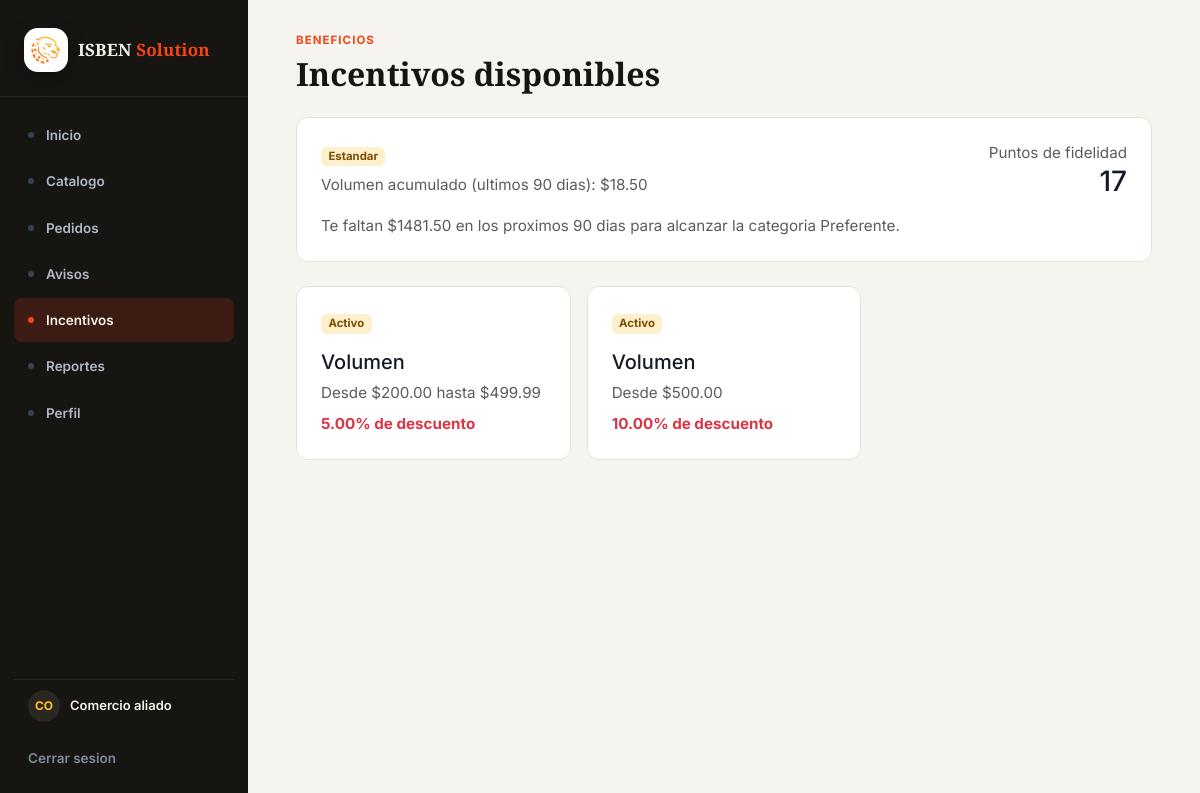
Page /incentivos/ (signed in) on the committed database.
### plataforma/models.py (models this page shows, shortened)
class Comercio(models.Model):
    ruc = models.CharField(max_length=20)
    nombre_comercial = models.CharField(max_length=100)
    direccion = models.CharField(max_length=255)
    contacto = models.CharField(max_length=100)
    categoria = models.CharField(max_length=100)
    volumen_90d = models.FloatField()
    estado = models.CharField(max_length=50)

class ReglaCategoria(models.Model):
    categoria = models.CharField(max_length=20, choices=CATEGORIA_CHOICES, unique=True)
    volumen_min = models.FloatField()
    bono_descuento_pct = models.FloatField(default=0)
    beneficio_descripcion = models.CharField(max_length=255, blank=True)
    class Meta:
        ordering = ["volumen_min"]

class Incentivo(models.Model):
    tipo = models.CharField(max_length=100)
    umbral_min = models.FloatField()
    umbral_max = models.FloatField()
    descuento_pct = models.FloatField()
    activo = models.BooleanField(default=True)
    comercio = models.ForeignKey(Comercio, on_delete=models.CASCADE,
    related_name="incentivos")

### plataforma/views.py (the view)
# urls.py: path("incentivos/", views.incentivos, name="incentivos"),
@comercio_requerido
def incentivos(request):
    comercio = request.comercio_actual
    incentivos_comercio = comercio.incentivos.order_by("umbral_min")
    puntos_cuenta = PuntosFidelidad.objects.filter(comercio=comercio).first()
    regla_siguiente, volumen_faltante = siguiente_categoria(comercio)
    return render(
        request,
        "plataforma/incentivos.html",
        {
            "incentivos": incentivos_comercio,
            "comercio": comercio,
            "puntos": puntos_cuenta.puntos if puntos_cuenta else 0,
            "siguiente_categoria": regla_siguiente.categoria if regla_siguiente else None,
            "volumen_faltante": volumen_faltante,
        },
    )

### plataforma/incentivos.py (called while the page is built)
def siguiente_categoria(comercio):
    regla = (
        ReglaCategoria.objects.filter(volumen_min__gt=comercio.volumen_90d)
        .order_by("volumen_min")
        .first()
    )
    if not regla:
        return None, None
    return regla, round(regla.volumen_min - comercio.volumen_90d, 2)

### plataforma/views.py (called while the page is built)
def obtener_usuario_actual(request):
    usuario_id = request.session.get("usuario_id")
    if not usuario_id:
        return None
    usuario = Usuario.objects.select_related("comercio").filter(id=usuario_id).first()
    if usuario and request.session.get("usuario_rol") != usuario.rol:
        request.session["usuario_rol"] = usuario.rol
        request.session.modified = True
    return usuario

def es_usuario_logistica(usuario):
    return usuario.rol.strip().lower() == "logistica"

def es_usuario_administrador(usuario):
    return usuario.rol.strip().lower() == "administrador"

def comercio_requerido(view_func):
    @wraps(view_func)
    def wrapper(request, *args, **kwargs):
        usuario = obtener_usuario_actual(request)
        if not usuario:
            messages.warning(request, "Inicia sesion para continuar.")
            return redirect("login")
        if es_usuario_logistica(usuario):
            return redirect("pedidos_logistica")
        if es_usuario_administrador(usuario):
            return redirect("dashboard_administracion")
        if not usuario.comercio_id:
            messages.error(request, "El usuario no tiene un comercio asociado.")
            return redirect("logout")
        request.usuario_plataforma = usuario
        request.comercio_actual = usuario.comercio
        return view_func(request, *args, **kwargs)
    return wrapper

### plataforma/templates/plataforma/incentivos.html (shortened to what this page needs)
{% extends 'plataforma/master.html' %}
{% block content %}
<section class="container-lg">
    <p class="brand-eyebrow">Beneficios</p>
    <h1 class="brand-title h2 mb-4">Incentivos disponibles</h1>
    <div class="brand-card p-4 mb-4">
        <div class="d-flex flex-wrap justify-content-between align-items-center gap-3">
            <div>
                <span class="badge badge-accent mb-2">{{ comercio.categoria }}</span>
                <p class="text-muted mb-0">Volumen acumulado (ultimos 90 dias): ${{ comercio.volumen_90d|floatformat:2 }}</p>
            </div>
            <div class="text-md-end">
                <span class="text-muted d-block">Puntos de fidelidad</span>
                <strong class="h3 mb-0">{{ puntos }}</strong>
            </div>
        </div>
        {% if siguiente_categoria %}
            <p class="text-muted mt-3 mb-0">Te faltan ${{ volumen_faltante|floatformat:2 }} en los proximos 90 dias para alcanzar la categoria {{ siguiente_categoria }}.</p>
        {% endif %}
    </div>
    <div class="row g-3">
        {% for incentivo in incentivos %}
            <div class="col-md-6 col-xl-4">
                <article class="brand-card p-4 h-100">
                    <span class="badge {% if incentivo.activo %}badge-accent{% else %}text-bg-secondary{% endif %} mb-3">
                        {% if incentivo.activo %}Activo{% else %}Inactivo{% endif %}
                    </span>
                    <h2 class="h5">{{ incentivo.tipo }}</h2>
                    <p class="text-muted mb-2">
                        Desde ${{ incentivo.umbral_min|floatformat:2 }}{% if incentivo.umbral_max < 1000000 %} hasta ${{ incentivo.umbral_max|floatformat:2 }}{% endif %}
                    </p>
                    <strong class="text-danger">{{ incentivo.descuento_pct|floatformat:2 }}% de descuento</strong>
                </article>
            </div>
        {% empty %}
            <div class="col-12">
                <div class="brand-card p-4 text-center text-muted">No hay incentivos configurados para este comercio.</div>
            </div>
        {% endfor %}
    </div>
</section>
{% endblock %}

### plataforma/static/plataforma/css/brand.css (style rules this page uses)
:root { --brand-orange: #FB4318; --brand-orange-hover: #DF3913; --brand-orange-active: #C0301A; --brand-yellow: #FFC22F; --brand-dark: #171512; --brand-dark-soft: #2A2620; --brand-ink: #151B26; --brand-muted: #6B7280; --brand-muted-soft: #8B93A0; --brand-border: #E7E2D6; --brand-bg: #F6F4EF; --brand-surface: #ffffff; --brand-surface-alt: #FBFAF7; --brand-orange-rgb: 251, 67, 24; --brand-yellow-rgb: 255, 194, 47; --sidebar-bg: #171512; --sidebar-text: #AEB8C6; --sidebar-text-active: #F3F0E8; --sidebar-border: rgba(255, 255, 255, 0.08); --font-base: 'Inter', Helvetica, Arial, sans-serif; --font-display: 'Source Serif 4', Georgia, 'Times New Roman', serif; }
* { box-sizing: border-box; }
body { min-height: 100vh; margin: 0; background: var(--brand-bg); color: var(--brand-ink); font-family: var(--font-base); font-size: 0.95rem; }
.brand-title { margin: 0; color: var(--brand-dark); font-family: var(--font-display); font-weight: 600; letter-spacing: 0; }
.brand-eyebrow { margin-bottom: 0.35rem; color: var(--brand-orange); font-family: var(--font-base); font-size: 0.72rem; font-weight: 700; letter-spacing: 0.09em; text-transform: uppercase; }
.brand-card { border: 1px solid var(--brand-border); border-radius: 12px; background: var(--brand-surface); box-shadow: none; }
.badge-accent { background: rgba(var(--brand-yellow-rgb), 0.24); color: #7a4d00; }

### rows in the picture
Comercio: categoria "Estandar", volumen_90d "18.50"
ReglaCategoria: categoria "Preferente"
Incentivo: activo "Activo", tipo "Volumen", umbral_min "200.00", umbral_max "499.99", descuento_pct "5.00"
Incentivo: activo "Activo", tipo "Volumen", umbral_min "500.00", descuento_pct "10.00"

### other values in the picture
{{ puntos }} "17"
{{ volumen_faltante|floatformat:2 }} "1481.50"
